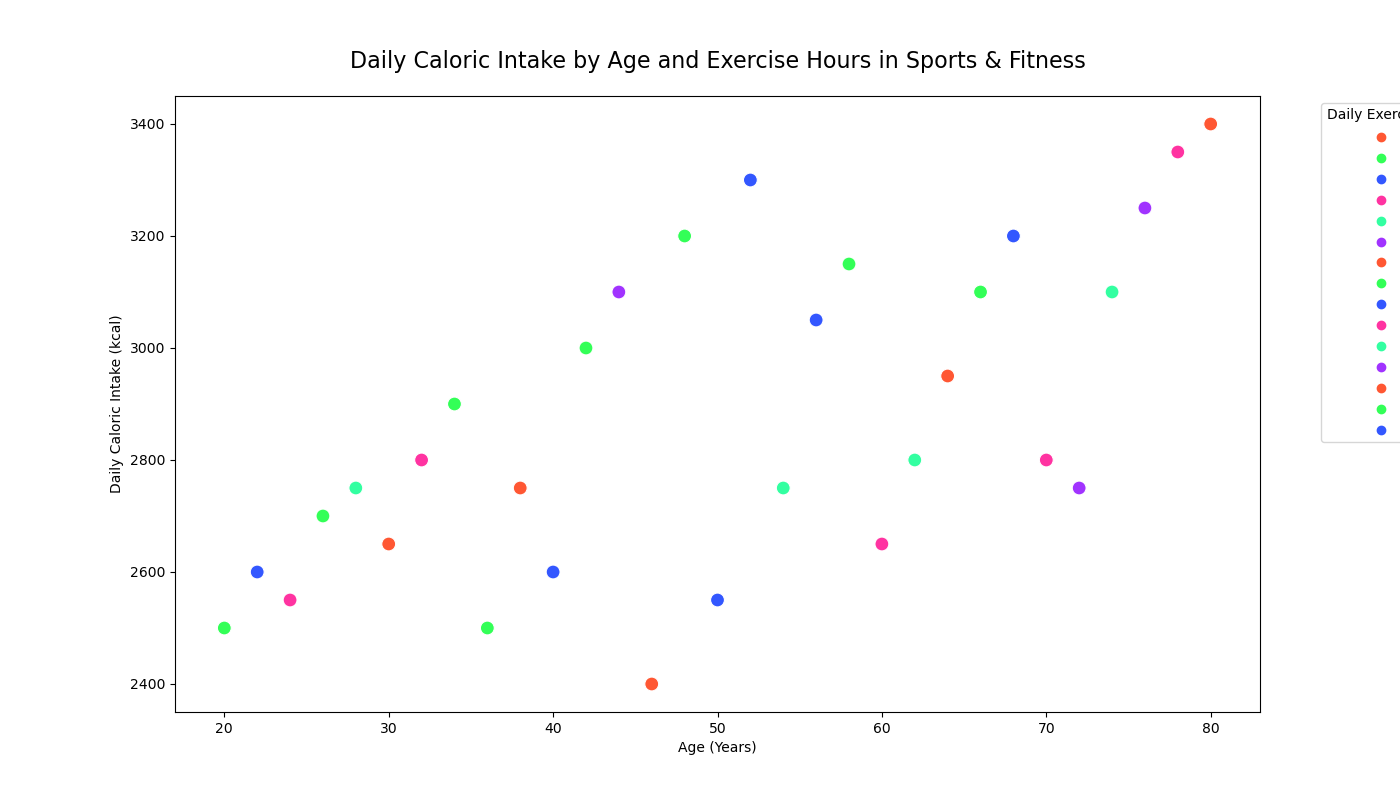

Generate this figure with Python:

import pandas as pd
import seaborn as sns
import matplotlib.pyplot as plt

# Data
data = {
    'Age': [20, 22, 24, 26, 28, 30, 32, 34, 36, 38,
            40, 42, 44, 46, 48, 50, 52, 54, 56, 58,
            60, 62, 64, 66, 68, 70, 72, 74, 76, 78, 80],
    'DailyCaloricIntake': [2500, 2600, 2550, 2700, 2750, 2650, 2800, 2900, 2500, 2750,
                           2600, 3000, 3100, 2400, 3200, 2550, 3300, 2750, 3050, 3150,
                           2650, 2800, 2950, 3100, 3200, 2800, 2750, 3100, 3250, 3350, 3400],
    'ExerciseHours': [0.5, 1.0, 1.5, 0.5, 2.0, 2.5, 1.5, 3.0, 0.5, 2.5,
                      3.5, 3.0, 4.0, 0.3, 4.5, 1.0, 5.0, 2.0, 3.5, 4.5,
                      1.5, 2.0, 2.5, 3.0, 3.5, 1.5, 2.3, 3.8, 4.0, 3.7, 4.2]
}

df = pd.DataFrame(data)

# Plotting code
plt.figure(figsize=(14, 8))
scatter_plot = sns.scatterplot(
    x='Age',
    y='DailyCaloricIntake',
    hue='ExerciseHours',
    palette=['#FF5733', '#33FF57', '#3357FF', '#FF33A1', '#33FFA1', '#A133FF'],
    data=df,
    legend="full",
    s=100  # size of the markers
)
scatter_plot.set_title('Daily Caloric Intake by Age and Exercise Hours in Sports & Fitness', fontsize=16, pad=20)
scatter_plot.set_xlabel('Age (Years)')
scatter_plot.set_ylabel('Daily Caloric Intake (kcal)')

# Adjust legend title
plt.legend(title='Daily Exercise Hours', bbox_to_anchor=(1.05, 1), loc='upper left')

plt.show()
